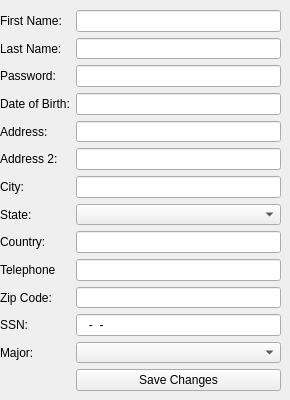
      <widget class="QWidget" name="User">
       <attribute name="title">
        <string>User Account </string>
       </attribute>
       <widget class="QWidget" name="formLayoutWidget_4">
        <property name="geometry">
         <rect>
          <x>0</x>
          <y>10</y>
          <width>281</width>
          <height>381</height>
         </rect>
        </property>
        <layout class="QFormLayout" name="formLayout_4">
         <property name="fieldGrowthPolicy">
          <enum>QFormLayout::AllNonFixedFieldsGrow</enum>
         </property>
         <item row="1" column="0">
          <widget class="QLabel" name="label_21">
           <property name="text">
            <string>First Name:</string>
           </property>
          </widget>
         </item>
         <item row="1" column="1">
          <widget class="QLineEdit" name="lineEdit_profFirstName"/>
         </item>
         <item row="2" column="0">
          <widget class="QLabel" name="label_22">
           <property name="text">
            <string>Last Name:</string>
           </property>
          </widget>
         </item>
         <item row="2" column="1">
          <widget class="QLineEdit" name="lineEdit_profLastName"/>
         </item>
         <item row="4" column="0">
          <widget class="QLabel" name="label_23">
           <property name="text">
            <string>Password:</string>
           </property>
          </widget>
         </item>
         <item row="4" column="1">
          <widget class="QLineEdit" name="lineEdit_profPass"/>
         </item>
         <item row="5" column="0">
          <widget class="QLabel" name="label_40">
           <property name="text">
            <string>Date of Birth:</string>
           </property>
          </widget>
         </item>
         <item row="5" column="1">
          <widget class="QLineEdit" name="lineEdit_profDOB"/>
         </item>
         <item row="6" column="0">
          <widget class="QLabel" name="label_42">
           <property name="text">
            <string>Address:</string>
           </property>
          </widget>
         </item>
         <item row="6" column="1">
          <widget class="QLineEdit" name="lineEdit_Profaddress1"/>
         </item>
         <item row="7" column="0">
          <widget class="QLabel" name="label_43">
           <property name="text">
            <string>Address 2:</string>
           </property>
          </widget>
         </item>
         <item row="7" column="1">
          <widget class="QLineEdit" name="lineEdit_profAddress2"/>
         </item>
         <item row="8" column="0">
          <widget class="QLabel" name="label_44">
           <property name="text">
            <string>City:</string>
           </property>
          </widget>
         </item>
         <item row="8" column="1">
          <widget class="QLineEdit" name="lineEdit_Profcity"/>
         </item>
         <item row="9" column="0">
          <widget class="QLabel" name="label_45">
           <property name="text">
            <string>State:</string>
           </property>
          </widget>
         </item>
         <item row="9" column="1">
          <widget class="QComboBox" name="comboBox_professorState"/>
         </item>
         <item row="10" column="0">
          <widget class="QLabel" name="label_46">
           <property name="text">
            <string>Country:</string>
           </property>
          </widget>
         </item>
         <item row="10" column="1">
          <widget class="QLineEdit" name="lineEdit_professorCountry"/>
         </item>
         <item row="11" column="0">
          <widget class="QLabel" name="label_47">
           <property name="text">
            <string>Telephone</string>
           </property>
          </widget>
         </item>
         <item row="11" column="1">
          <widget class="QLineEdit" name="lineEdit_professorEmail"/>
         </item>
         <item row="12" column="0">
          <widget class="QLabel" name="label_48">
           <property name="text">
            <string>Zip Code:</string>
           </property>
          </widget>
         </item>
         <item row="12" column="1">
          <widget class="QLineEdit" name="lineEdit_profzipcode"/>
         </item>
         <item row="13" column="0">
          <widget class="QLabel" name="label_49">
           <property name="text">
            <string>SSN:</string>
           </property>
          </widget>
         </item>
         <item row="13" column="1">
          <widget class="QLineEdit" name="lineEdit_profssn">
           <property name="inputMask">
            <string>999-99-9999; </string>
           </property>
          </widget>
         </item>
         <item row="15" column="1">
          <widget class="QPushButton" name="save_instructor">
           <property name="text">
            <string>Save Changes</string>
           </property>
          </widget>
         </item>
         <item row="14" column="1">
          <widget class="QComboBox" name="comboBox_profMajor"/>
         </item>
         <item row="14" column="0">
          <widget class="QLabel" name="label_59">
           <property name="text">
            <string>Major:</string>
           </property>
          </widget>
         </item>
        </layout>
       </widget>
      </widget>
